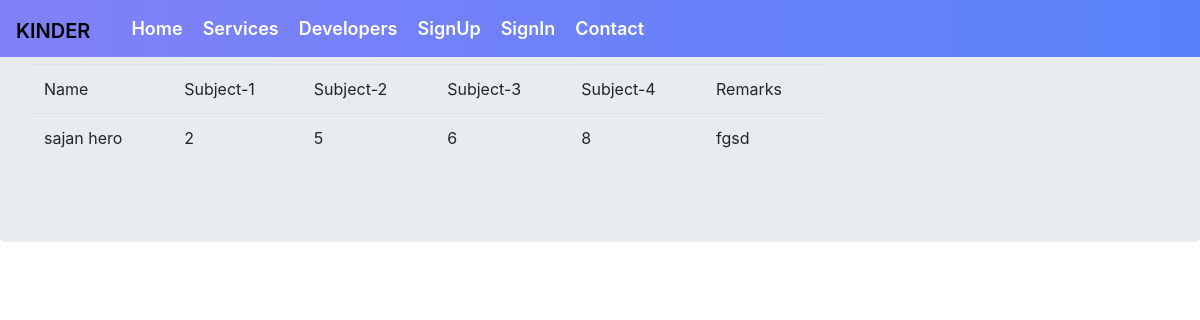
Before: /home/result/ with the older database file.
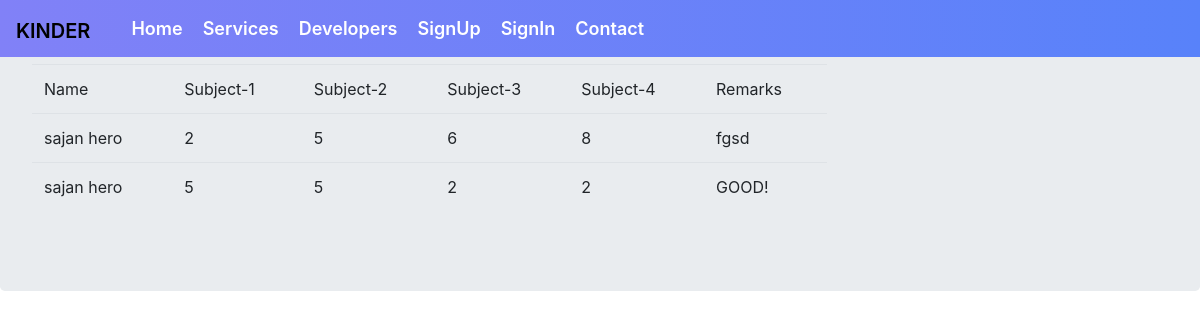
After: the same page with the newer database file.
### second/models.py (models this page shows, shortened)
class Result(models.Model):
    name = models.ForeignKey(Attendance, on_delete=models.CASCADE)
    subject1 = models.PositiveIntegerField()
    subject2 = models.PositiveIntegerField()
    subject3 = models.PositiveIntegerField()
    subject4 = models.PositiveIntegerField()
    remarks = models.TextField()

class Attendance(models.Model):
    full_name = models.CharField(max_length=30)
    roll = models.IntegerField()
    childid = models.IntegerField()
    present_days_count = models.PositiveIntegerField(default=0)
    def __str__(self):
        return self.full_name

### second/views.py (the view)
# urls.py: path('result/', views.result, name='result'),
def result(request):
    context = {
        'results': Result.objects.all()
    }
    return render(request, 'result.html', context)

### second/templates/result.html (shortened to what this page needs)
<!DOCTYPE html>
{% extends "base1.html" %}
{% block base2 %}
<html lang="en">
{% load static %}
<head>
</head>
<body>
<div class="jumbotron">
    <table class="table table-hover" id="myTable" style="width: 70%">
        <thead class="thead thead-dark">
            <tr>
                <td>Name</td>
                <td>Subject-1</td>
                <td>Subject-2</td>
                <td>Subject-3</td>
                <td>Subject-4</td>
                <td>Remarks</td>
            </tr>
        </thead>
        {% for result in results %}
        <tr>
            <td>{{result.name}}</td>
            <td>{{result.subject1}}</td>
            <td>{{result.subject2}}</td>
            <td>{{result.subject3}}</td>
            <td>{{result.subject4}}</td>
            <td>{{result.remarks}}</td>
        </tr>
        {% endfor %}
    </table>
</div>
</body>
</html>
{% endblock %}

### users/templates/base1.html (shortened to what this page needs)
<!DOCTYPE html>
<html lang="en">
<head>
    {% load static %}
    <link rel="stylesheet" href="{% static 'bootstrap/css/bootstrap.min.css' %}" type="text/css" >
    <link rel="stylesheet" href="{% static 'second.css' %}" type="text/css">
</head>
<body>
    <section id="nav-bar">
        <nav class="navbar navbar-expand-lg fixed-top ">
            <span class="navbar-brand mb-0 h1">KINDER</span>
            <div class="container">
                <div class="collapse navbar-collapse" id="navbarSupportedContent">
                    <ul class="navbar-nav">
                    {% if user.is_authenticated %}
                        <li class="nav-item">
                            <a class="nav-link" href="{% url 'home' %}" style="padding-right: 10px;padding-left: 10px;">Home <span
                                    class="sr-only">(current)</span></a>
                        </li>
                        <li class="nav-item">
                            <a class="nav-link" href="{% url 'profile' %}" style="padding-right: 10px;padding-left: 10px;">Profile</a>
                        </li>
                        <li class="nav-item">
                            <a class="nav-link" href="{% url 'logout' %}" style="padding-right: 10px;padding-left: 10px;">Log Out</a>
                        </li>
                    {% else %}
                        <li class="nav-item">
                            <a class="nav-link" href="{% url 'index' %}" style="padding-right: 10px;padding-left: 10px;">Home </a>
                        </li>
                        <li class="nav-item">
                            <a class="nav-link" href="{% url 'services' %}" style="padding-right: 10px;padding-left: 10px;">Services</a>
                        </li>
                        <li class="nav-item">
                            <a class="nav-link" href="{% url 'dev' %}" style="padding-right: 10px;padding-left: 10px;">Developers</a>
                        </li>
                        <li class="nav-item">
                            <a class="nav-link" href="{% url 'signup' %}" style="padding-right: 10px;padding-left: 10px;">SignUp</a>
                        </li>
                        <li class="nav-item">
                            <a class="nav-link" href="{% url 'login' %}" style="padding-right: 10px;padding-left: 10px;">SignIn</a>
                        </li>
                        <li class="nav-item">
                            <a class="nav-link" href="{% url 'contact' %}" style="padding-right: 10px;padding-left: 10px;">Contact</a>
                        </li>
                    {% endif %}
                    </ul>
                </div>
            </div>
        </nav>
    </section>
    {% block base2 %}
    {% endblock %}
</body>
</html>

### static/second.css (style rules this page uses)
.navbar { background-image: linear-gradient(to right, #8181F7, #5882FA); padding: 20 !important; padding-left: 50; }
.navbar-nav a { color: #fff !important; font-weight: 600; float: right; text-align: left; font-size: 18px; line-height: 25px; border-radius: 9px; }
.navbar-nav a::after { content: ''; display: block; height: 3px; background-color: #80dae0; position: absolute; top: 0; width: 0%; transition: all ease-in-out 250ms; }
.navbar-brand { color: #000 !important; font-weight: 600; padding-bottom: 0px; }
.navbar-nav li { padding: 20 0px; position: relative; }

Changed rows visible on the page:
added Result: name "sajan hero", subject1 "5", subject2 "5", subject3 "2", subject4 "2", remarks "GOOD!"
